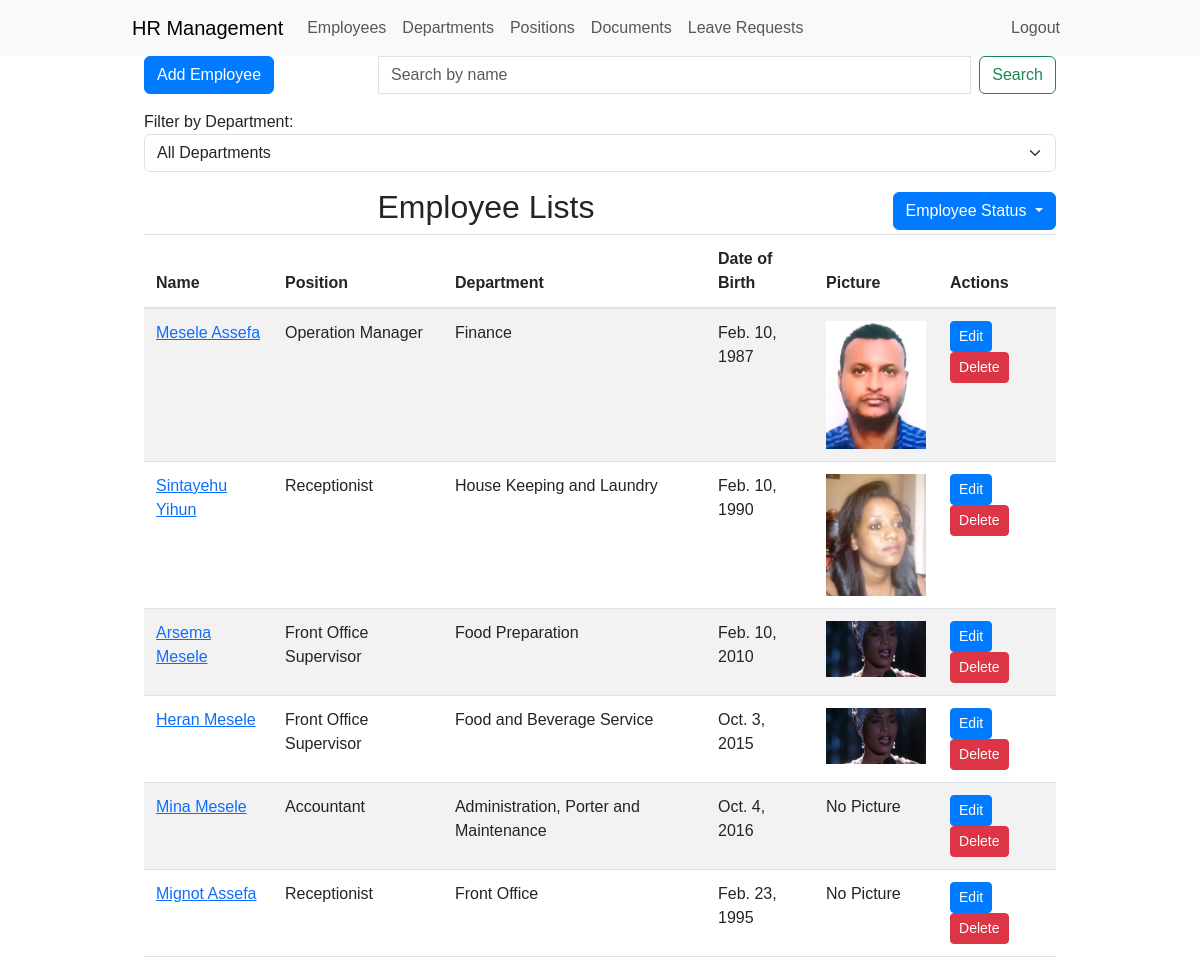
Screenshot of /employees/ (signed in) with the database file from the repository.
### employee_management/models.py (models this page shows, shortened)
class Employee(models.Model):
    GENDER_CHOICES = (
        ('M', 'Male'),
        ('F', 'Female'),
    )
    first_name = models.CharField(max_length=50)
    middle_name = models.CharField(max_length=50, null=True, blank=True)
    last_name = models.CharField(max_length=50)
    gender = models.CharField(max_length=1, choices=GENDER_CHOICES, default="")
    email = models.EmailField()
    department = models.ForeignKey(Department, on_delete=models.CASCADE)
    position = models.ForeignKey(Position, on_delete=models.CASCADE)
    date_of_birth = models.DateField()
    hire_date = models.DateField()
    salary = models.DecimalField(max_digits=10, decimal_places=2)
    is_active = models.BooleanField(default=True)
    picture = models.ImageField(upload_to='employee_pictures/', null=True, blank=True)
    """  def __init__(self, *args, **kwargs):
        super().__init__(*args, **kwargs)
        self.fields['picture'].widget.attrs.update({'class': 'form-control-file'}) """

class Position(models.Model):
    name = models.CharField(max_length=50)
    def __str__(self):
        return self.name

class Department(models.Model):
    name = models.CharField(max_length=50)

### employee_management/views.py (the view)
# urls.py: path('employees/', employee_list, name='employee_list'),
@login_required
def employee_list(request):
    all_employees = Employee.objects.all()
    active_employees = all_employees.filter(is_active=True)
    inactive_employees = all_employees.filter(is_active=False)
    departments = Department.objects.all()
    status_filter = request.GET.get('status', 'active')
    if status_filter == 'inactive':
        employees = inactive_employees
    elif status_filter == 'all':
        employees = all_employees
    else:
        employees = active_employees
    context = {
        'employees': employees,
        'departments': departments,
        'status_filter': status_filter,
    }
    return render(request, 'employee_list.html', context)

### employee_management/templates/employee_list.html (shortened to what this page needs)
{% extends 'base.html' %}
{% block content %}
<div class="container-fluid">
    <div class="row">
        <div class="col-md-3">
            <a href="{% url 'hrms:employee_create' %}" class="btn btn-primary mb-3">Add Employee</a>
        </div>
        <div class="col-md-9">
            <form class="d-flex">
                <input class="form-control me-2" type="search" placeholder="Search by name" aria-label="Search" id="search-input">
                <button class="btn btn-outline-success" type="button" onclick="searchEmployees()">Search</button>
            </form>
        </div>
    </div>
    <div class="row">
        <div class="col-md-12">
            <label for="department-filter">Filter by Department:</label>
            <select class="form-select mb-3" id="department-filter" onchange="filterEmployeesByDepartment()">
                <option value="">All Departments</option>
            </select>
        </div>
    </div>
    <div class="col-md-12 d-flex justify-content-between align-items-center">
            <div class="col-md-9 text-center">
                <h2>Employee Lists</h2>
            </div>
            <div class="btn-group">
                <button type="button" class="btn btn-primary dropdown-toggle" data-bs-toggle="dropdown" aria-haspopup="true" aria-expanded="false" style="background-color: #007bff; color: white;">
                    Employee Status
                </button>
            </div>
        </div>
    <div class="col-md-12">
        <table class="table table-striped">
            <thead>
                <tr>
                    <th>Name</th>
                    <th>Position</th>
                    <th>Department</th>
                    <th>Date of Birth</th>
                    <th>Picture</th>
                    <th>Actions</th>
                </tr>
            </thead>
            <tbody id="employee-table-body">
                {% for employee in employees %}
                <tr data-department-id="{{ employee.department.id }}">
                    <td><a href="{% url 'hrms:employee_detail' employee.pk %}">{{ employee.first_name }} {{ employee.middle_name }}</a></td>
                    <td>{{ employee.position }}</td>
                    <td>{{ employee.department.name }}</td>
                    <td>{{ employee.date_of_birth }}</td>
                    <td>
                        {% if employee.picture %}
                            <img src="{{ employee.picture.url }}" alt="Employee Picture" width="100">
                        {% else %}
                            No Picture
                        {% endif %}
                    </td>
                    <td>
                        <a href="{% url 'hrms:employee_update' employee.pk %}" class="btn btn-primary btn-sm">Edit</a>
                        <a href="{% url 'hrms:employee_delete' employee.pk %}" class="btn btn-danger btn-sm" onclick="return confirm('Are you sure you want to delete this employee?')">Delete</a>
                    </td>
                </tr>
                {% endfor %}
            </tbody>
        </table>
    </div>
</div>
{% endblock %}

### employee_management/static/css/style.css (style rules this page uses)
body { font-family: Arial, sans-serif; }
.btn-primary { background-color: #007bff; border-color: #007bff; }
.form-control { border-radius: 0; }
.table-striped > tbody > tr:nth-of-type(odd) { background-color: #f9f9f9; }
.table > thead > tr > th, .table > tbody > tr > th, .table > tfoot > tr > th, .table > thead > tr > td, .table > tbody > tr > td, .table > tfoot > tr > td { border-top: 1px solid #dee2e6; padding: 0.75rem; vertical-align: top; border-bottom: 1px solid #dee2e6; }
.table > thead > tr > th { vertical-align: bottom; border-bottom: 2px solid #dee2e6; }

### rows the page displays
Employee: first_name "Mesele", middle_name "Assefa", position "Operation Manager", department.name "Finance", date_of_birth "Feb. 10, 1987", picture (picture)
Employee: first_name "Sintayehu", middle_name "Yihun", position "Receptionist", department.name "House Keeping and Laundry", date_of_birth "Feb. 10, 1990", picture (picture)
Employee: first_name "Arsema", middle_name "Mesele", position "Front Office Supervisor", department.name "Food Preparation", date_of_birth "Feb. 10, 2010", picture (picture)
Employee: first_name "Heran", middle_name "Mesele", position "Front Office Supervisor", department.name "Food and Beverage Service", date_of_birth "Oct. 3, 2015", picture (picture)
Employee: first_name "Mina", middle_name "Mesele", position "Accountant", department.name "Administration, Porter and Maintenance", date_of_birth "Oct. 4, 2016", picture "No Picture"
Employee: first_name "Mignot", middle_name "Assefa", position "Receptionist", department.name "Front Office", date_of_birth "Feb. 23, 1995", picture "No Picture"
